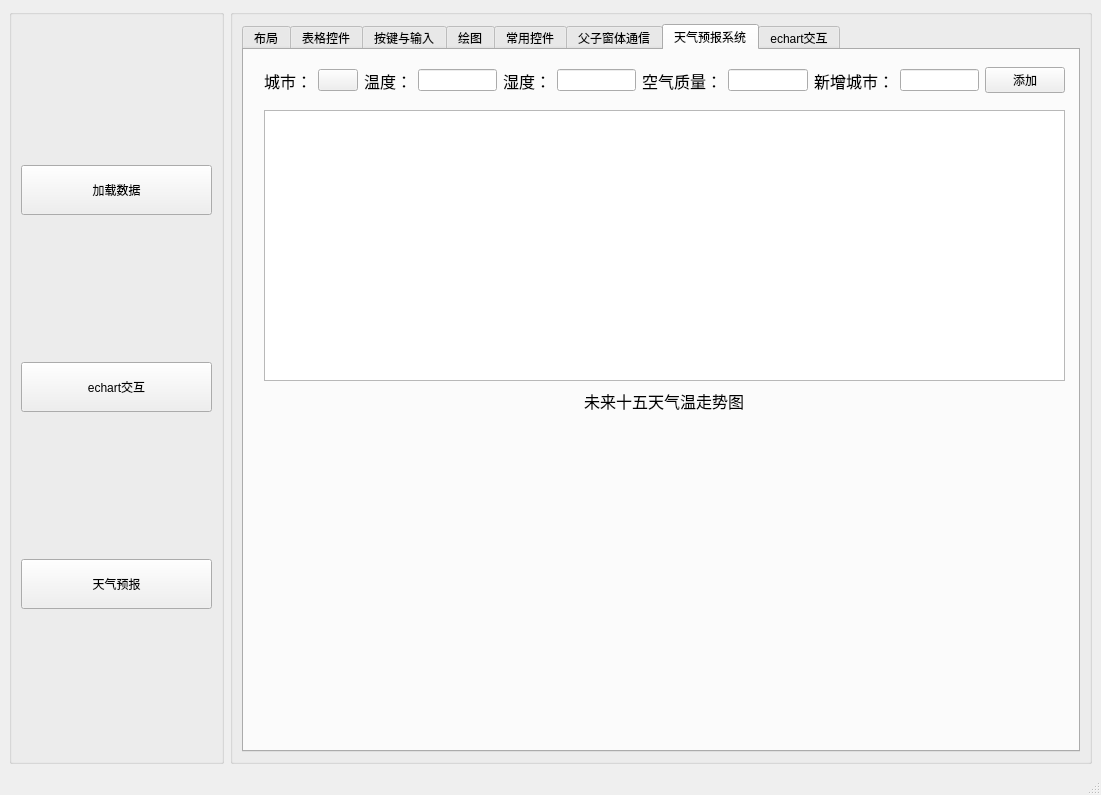
<?xml version="1.0" encoding="UTF-8"?>
<ui version="4.0">
 <class>MainWindow</class>
 <widget class="QMainWindow" name="MainWindow">
  <property name="geometry">
   <rect>
    <x>0</x>
    <y>0</y>
    <width>1101</width>
    <height>795</height>
   </rect>
  </property>
  <property name="windowTitle">
   <string>MainWindow</string>
  </property>
  <widget class="QWidget" name="centralwidget">
   <layout class="QHBoxLayout" name="horizontalLayout_5">
    <item>
     <widget class="QGroupBox" name="groupBox">
      <property name="sizePolicy">
       <sizepolicy hsizetype="Expanding" vsizetype="Preferred">
        <horstretch>1</horstretch>
        <verstretch>0</verstretch>
       </sizepolicy>
      </property>
      <property name="title">
       <string/>
      </property>
      <layout class="QVBoxLayout" name="verticalLayout_4">
       <item>
        <widget class="PushButton" name="PushButton_5">
         <property name="minimumSize">
          <size>
           <width>0</width>
           <height>50</height>
          </size>
         </property>
         <property name="text">
          <string>加载数据</string>
         </property>
        </widget>
       </item>
       <item>
        <widget class="PushButton" name="PushButton_16">
         <property name="minimumSize">
          <size>
           <width>0</width>
           <height>50</height>
          </size>
         </property>
         <property name="text">
          <string>echart交互</string>
         </property>
        </widget>
       </item>
       <item>
        <widget class="PushButton" name="PushButton_14">
         <property name="minimumSize">
          <size>
           <width>0</width>
           <height>50</height>
          </size>
         </property>
         <property name="text">
          <string>天气预报</string>
         </property>
        </widget>
       </item>
      </layout>
     </widget>
    </item>
    <item>
     <widget class="QGroupBox" name="groupBox_2">
      <property name="sizePolicy">
       <sizepolicy hsizetype="Expanding" vsizetype="Ignored">
        <horstretch>4</horstretch>
        <verstretch>0</verstretch>
       </sizepolicy>
      </property>
      <property name="title">
       <string/>
      </property>
      <layout class="QVBoxLayout" name="verticalLayout_6">
       <item>
        <widget class="QTabWidget" name="tabWidget">
         <property name="currentIndex">
          <number>6</number>
         </property>
         <widget class="QWidget" name="tab">
          <attribute name="title">
           <string>布局</string>
          </attribute>
          <widget class="QGroupBox" name="groupBox_3">
           <property name="geometry">
            <rect>
             <x>10</x>
             <y>20</y>
             <width>331</width>
             <height>261</height>
            </rect>
           </property>
           <property name="title">
            <string>GroupBox</string>
           </property>
           <widget class="QLabel" name="label_3">
            <property name="geometry">
             <rect>
              <x>100</x>
              <y>20</y>
              <width>221</width>
              <height>51</height>
             </rect>
            </property>
            <property name="font">
             <font>
              <pointsize>15</pointsize>
             </font>
            </property>
            <property name="text">
             <string>表单测试</string>
            </property>
           </widget>
           <widget class="QWidget" name="layoutWidget">
            <property name="geometry">
             <rect>
              <x>20</x>
              <y>90</y>
              <width>260</width>
              <height>125</height>
             </rect>
            </property>
            <layout class="QVBoxLayout" name="verticalLayout">
             <item>
              <layout class="QFormLayout" name="formLayout">
               <item row="0" column="0">
                <widget class="QLabel" name="label">
                 <property name="text">
                  <string>姓名：</string>
                 </property>
                </widget>
               </item>
               <item row="0" column="1">
                <widget class="ComboBox" name="ComboBox"/>
               </item>
               <item row="1" column="0">
                <widget class="QLabel" name="label_2">
                 <property name="text">
                  <string>学号：</string>
                 </property>
                </widget>
               </item>
               <item row="1" column="1">
                <widget class="LineEdit" name="LineEdit"/>
               </item>
              </layout>
             </item>
             <item>
              <layout class="QHBoxLayout" name="horizontalLayout_2" stretch="3,1,1,1,3">
               <item>
                <spacer name="horizontalSpacer_2">
                 <property name="orientation">
                  <enum>Qt::Horizontal</enum>
                 </property>
                 <property name="sizeHint" stdset="0">
                  <size>
                   <width>40</width>
                   <height>20</height>
                  </size>
                 </property>
                </spacer>
               </item>
               <item>
                <widget class="PushButton" name="PushButton">
                 <property name="sizePolicy">
                  <sizepolicy hsizetype="Expanding" vsizetype="Fixed">
                   <horstretch>3</horstretch>
                   <verstretch>0</verstretch>
                  </sizepolicy>
                 </property>
                 <property name="text">
                  <string>登陆</string>
                 </property>
                </widget>
               </item>
               <item>
                <spacer name="horizontalSpacer">
                 <property name="orientation">
                  <enum>Qt::Horizontal</enum>
                 </property>
                 <property name="sizeHint" stdset="0">
                  <size>
                   <width>40</width>
                   <height>20</height>
                  </size>
                 </property>
                </spacer>
               </item>
               <item>
                <widget class="PushButton" name="PushButton_2">
                 <property name="sizePolicy">
                  <sizepolicy hsizetype="Expanding" vsizetype="Fixed">
                   <horstretch>3</horstretch>
                   <verstretch>0</verstretch>
                  </sizepolicy>
                 </property>
                 <property name="text">
                  <string>注册</string>
                 </property>
                </widget>
               </item>
               <item>
                <spacer name="horizontalSpacer_3">
                 <property name="orientation">
                  <enum>Qt::Horizontal</enum>
                 </property>
                 <property name="sizeHint" stdset="0">
                  <size>
                   <width>40</width>
                   <height>20</height>
                  </size>
                 </property>
                </spacer>
               </item>
              </layout>
             </item>
            </layout>
           </widget>
          </widget>
          <widget class="LineEdit" name="LineEdit_2">
           <property name="geometry">
            <rect>
             <x>410</x>
             <y>150</y>
             <width>351</width>
             <height>55</height>
            </rect>
           </property>
           <property name="minimumSize">
            <size>
             <width>0</width>
             <height>55</height>
            </size>
           </property>
          </widget>
          <widget class="DisplayLabel" name="DisplayLabel">
           <property name="geometry">
            <rect>
             <x>40</x>
             <y>320</y>
             <width>771</width>
             <height>131</height>
            </rect>
           </property>
           <property name="font">
            <font>
             <pointsize>15</pointsize>
             <weight>75</weight>
             <bold>true</bold>
            </font>
           </property>
           <property name="text">
            <string>Display label</string>
           </property>
          </widget>
          <widget class="PushButton" name="PushButton_3">
           <property name="geometry">
            <rect>
             <x>530</x>
             <y>280</y>
             <width>102</width>
             <height>32</height>
            </rect>
           </property>
           <property name="text">
            <string>Push button</string>
           </property>
          </widget>
          <widget class="PushButton" name="PushButton_4">
           <property name="geometry">
            <rect>
             <x>330</x>
             <y>560</y>
             <width>102</width>
             <height>32</height>
            </rect>
           </property>
           <property name="text">
            <string>打开文件夹</string>
           </property>
          </widget>
         </widget>
         <widget class="QWidget" name="tab_2">
          <attribute name="title">
           <string>表格控件</string>
          </attribute>
          <widget class="TableWidget" name="TableWidget">
           <property name="geometry">
            <rect>
             <x>60</x>
             <y>60</y>
             <width>731</width>
             <height>291</height>
            </rect>
           </property>
           <property name="styleSheet">
            <string notr="true">QTableView {
	background-color: rgb(207, 207, 207);
    background: transparent;
    outline: none;
    border: none;
    /* font: 13px 'Segoe UI', 'Microsoft YaHei'; */
    selection-background-color: transparent;
    alternate-background-color: transparent;
}

QTableView::item {
    background: transparent;
    border: 0px;
    padding-left: 16px;
    padding-right: 16px;
    height: 35px;
}


QTableView::indicator {
    width: 18px;
    height: 18px;
    border-radius: 5px;
    border: 1px solid rgba(0, 0, 0, 0.48);
    background-color: rgba(0, 0, 0, 0.022);
}

QTableView::indicator:hover {
    border: 1px solid rgba(0, 0, 0, 0.56);
    background-color: rgba(0, 0, 0, 0.05);
}

QTableView::indicator:pressed {
    border: 1px solid rgba(0, 0, 0, 0.27);
    background-color: rgba(0, 0, 0, 0.12);
}

QTableView::indicator:checked,
QTableView::indicator:indeterminate {
    border: 1px solid #009faa;
    background-color: #009faa;
}

QTableView::indicator:checked {
    image: url(:/qfluentwidgets/images/check_box/Accept_white.svg);
}

QTableView::indicator:indeterminate {
    image: url(:/qfluentwidgets/images/check_box/PartialAccept_white.svg);
}

QTableView::indicator:checked:hover,
QTableView::indicator:indeterminate:hover {
    border: 1px solid #00a7b3;
    background-color: #00a7b3;
}

QTableView::indicator:checked:pressed,
QTableView::indicator:indeterminate:pressed {
    border: 1px solid #3eabb3;
    background-color: #3eabb3;
}

QTableView::indicator:disabled {
    border: 1px solid rgba(0, 0, 0, 0.27);
    background-color: transparent;
}

QTableView::indicator:checked:disabled,
QTableView::indicator:indeterminate:disabled {
    border: 1px solid rgb(199, 199, 199);
    background-color: rgb(199, 199, 199);
}


QHeaderView {
    background-color: transparent;
}

QHeaderView::section {
    background-color: transparent;
    color: black;
    padding-left: 5px;
    padding-right: 5px;
    border: 1px solid rgba(0, 0, 0, 19);
    font: 13px 'Segoe UI', 'Microsoft YaHei', 'PingFang SC';
}

QHeaderView::section:horizontal {
    border-bottom: 1px solid rgba(0, 0, 0, 7);
    border-left: none;
    height: 40px;
}

QHeaderView::section:horizontal:last {
    border-right: none;
}

QHeaderView::section:vertical {
    border-top: none;
}

QHeaderView::section:checked {
    background-color: transparent;
}

QHeaderView::down-arrow {
    subcontrol-origin: padding;
    subcontrol-position: center right;
    margin-right: 6px;
    image: url(:/qfluentwidgets/images/table_view/Down_black.svg);
}

QHeaderView::up-arrow {
    subcontrol-origin: padding;
    subcontrol-position: center right;
    margin-right: 6px;
    image: url(:/qfluentwidgets/images/table_view/Up_black.svg);
}
QTableCornerButton::section {
    background-color: transparent;
    border: 1px solid rgba(0, 0, 0, 19);
}

QTableCornerButton::section:pressed {
    background-color: rgba(0, 0, 0, 12);
}</string>
           </property>
          </widget>
          <widget class="QWidget" name="layoutWidget">
           <property name="geometry">
            <rect>
             <x>20</x>
             <y>460</y>
             <width>791</width>
             <height>141</height>
            </rect>
           </property>
           <layout class="QGridLayout" name="gridLayout_2">
            <item row="1" column="3">
             <widget class="LineEdit" name="LineEdit_6">
              <property name="minimumSize">
               <size>
                <width>0</width>
                <height>50</height>
               </size>
              </property>
             </widget>
            </item>
            <item row="3" column="2">
             <widget class="PushButton" name="PushButton_41">
              <property name="text">
               <string>保存数据</string>
              </property>
             </widget>
            </item>
            <item row="0" column="1">
             <widget class="QLabel" name="label_28">
              <property name="text">
               <string>学号</string>
              </property>
              <property name="alignment">
               <set>Qt::AlignCenter</set>
              </property>
             </widget>
            </item>
            <item row="0" column="3">
             <widget class="QLabel" name="label_45">
              <property name="text">
               <string>性别</string>
              </property>
              <property name="alignment">
               <set>Qt::AlignCenter</set>
              </property>
             </widget>
            </item>
            <item row="3" column="3">
             <widget class="PushButton" name="PushButton_6">
              <property name="text">
               <string>获取当前选中行</string>
              </property>
             </widget>
            </item>
            <item row="3" column="0">
             <widget class="PushButton" name="PushButton_26">
              <property name="text">
               <string>增加行</string>
              </property>
             </widget>
            </item>
            <item row="1" column="1">
             <widget class="LineEdit" name="LineEdit_4">
              <property name="minimumSize">
               <size>
                <width>0</width>
                <height>50</height>
               </size>
              </property>
             </widget>
            </item>
            <item row="1" column="0">
             <widget class="LineEdit" name="LineEdit_3">
              <property name="minimumSize">
               <size>
                <width>0</width>
                <height>50</height>
               </size>
              </property>
             </widget>
            </item>
            <item row="3" column="1">
             <widget class="PushButton" name="PushButton_40">
              <property name="text">
               <string>删除行</string>
              </property>
             </widget>
            </item>
            <item row="0" column="0">
             <widget class="QLabel" name="label_27">
              <property name="text">
               <string>姓名</string>
              </property>
              <property name="alignment">
               <set>Qt::AlignCenter</set>
              </property>
             </widget>
            </item>
            <item row="1" column="2">
             <widget class="LineEdit" name="LineEdit_5">
              <property name="minimumSize">
               <size>
                <width>0</width>
                <height>50</height>
               </size>
              </property>
             </widget>
            </item>
            <item row="0" column="2">
             <widget class="QLabel" name="label_44">
              <property name="text">
               <string>分数</string>
              </property>
              <property name="alignment">
               <set>Qt::AlignCenter</set>
              </property>
             </widget>
            </item>
            <item row="2" column="0">
             <spacer name="verticalSpacer">
              <property name="orientation">
               <enum>Qt::Vertical</enum>
              </property>
              <property name="sizeHint" stdset="0">
               <size>
                <width>20</width>
                <height>40</height>
               </size>
              </property>
             </spacer>
            </item>
            <item row="2" column="1">
             <spacer name="verticalSpacer_2">
              <property name="orientation">
               <enum>Qt::Vertical</enum>
              </property>
              <property name="sizeHint" stdset="0">
               <size>
                <width>20</width>
                <height>40</height>
               </size>
              </property>
             </spacer>
            </item>
            <item row="2" column="2">
             <spacer name="verticalSpacer_3">
              <property name="orientation">
               <enum>Qt::Vertical</enum>
              </property>
              <property name="sizeHint" stdset="0">
               <size>
                <width>20</width>
                <height>40</height>
               </size>
              </property>
             </spacer>
            </item>
            <item row="2" column="3">
             <spacer name="verticalSpacer_4">
              <property name="orientation">
               <enum>Qt::Vertical</enum>
              </property>
              <property name="sizeHint" stdset="0">
               <size>
                <width>20</width>
                <height>40</height>
               </size>
              </property>
             </spacer>
            </item>
           </layout>
          </widget>
         </widget>
         <widget class="QWidget" name="tab_3">
          <attribute name="title">
           <string>按键与输入</string>
          </attribute>
          <widget class="QWidget" name="formLayoutWidget">
           <property name="geometry">
            <rect>
             <x>70</x>
             <y>50</y>
             <width>531</width>
             <height>171</height>
            </rect>
           </property>
           <layout class="QFormLayout" name="formLayout_2">
            <item row="0" column="0">
             <widget class="QLabel" name="label_4">
              <property name="text">
               <string>Normal</string>
              </property>
             </widget>
            </item>
            <item row="1" column="0">
             <widget class="QLabel" name="label_5">
              <property name="text">
               <string>NoEcho:</string>
              </property>
             </widget>
            </item>
            <item row="2" column="0">
             <widget class="QLabel" name="label_6">
              <property name="text">
               <string>Password</string>
              </property>
             </widget>
            </item>
            <item row="3" column="0">
             <widget class="QLabel" name="label_7">
              <property name="text">
               <string>PasswordEchoOnEdit</string>
              </property>
             </widget>
            </item>
            <item row="0" column="1">
             <widget class="LineEdit" name="LineEdit_7"/>
            </item>
            <item row="1" column="1">
             <widget class="LineEdit" name="LineEdit_8">
              <property name="echoMode">
               <enum>QLineEdit::NoEcho</enum>
              </property>
             </widget>
            </item>
            <item row="2" column="1">
             <widget class="LineEdit" name="LineEdit_9">
              <property name="echoMode">
               <enum>QLineEdit::Password</enum>
              </property>
             </widget>
            </item>
            <item row="3" column="1">
             <widget class="LineEdit" name="LineEdit_10">
              <property name="echoMode">
               <enum>QLineEdit::PasswordEchoOnEdit</enum>
              </property>
             </widget>
            </item>
           </layout>
          </widget>
          <widget class="QWidget" name="formLayoutWidget_2">
           <property name="geometry">
            <rect>
             <x>640</x>
             <y>50</y>
             <width>201</width>
             <height>171</height>
            </rect>
           </property>
           <layout class="QFormLayout" name="formLayout_3">
            <item row="0" column="0">
             <widget class="QLabel" name="label_8">
              <property name="text">
               <string>整数：</string>
              </property>
             </widget>
            </item>
            <item row="1" column="0">
             <widget class="QLabel" name="label_9">
              <property name="text">
               <string>浮点数：</string>
              </property>
             </widget>
            </item>
            <item row="2" column="0">
             <widget class="QLabel" name="label_10">
              <property name="text">
               <string>正则：</string>
              </property>
             </widget>
            </item>
            <item row="0" column="1">
             <widget class="LineEdit" name="LineEdit_11"/>
            </item>
            <item row="1" column="1">
             <widget class="LineEdit" name="LineEdit_12"/>
            </item>
            <item row="2" column="1">
             <widget class="LineEdit" name="LineEdit_13"/>
            </item>
           </layout>
          </widget>
          <widget class="PushButton" name="PushButton_7">
           <property name="geometry">
            <rect>
             <x>90</x>
             <y>260</y>
             <width>191</width>
             <height>71</height>
            </rect>
           </property>
           <property name="text">
            <string>测试按钮</string>
           </property>
          </widget>
          <widget class="PushButton" name="PushButton_8">
           <property name="geometry">
            <rect>
             <x>390</x>
             <y>300</y>
             <width>102</width>
             <height>32</height>
            </rect>
           </property>
           <property name="text">
            <string>关闭</string>
           </property>
          </widget>
          <widget class="PushButton" name="PushButton_9">
           <property name="geometry">
            <rect>
             <x>390</x>
             <y>260</y>
             <width>102</width>
             <height>32</height>
            </rect>
           </property>
           <property name="text">
            <string>启动</string>
           </property>
          </widget>
          <widget class="QGroupBox" name="groupBox_4">
           <property name="geometry">
            <rect>
             <x>60</x>
             <y>390</y>
             <width>421</width>
             <height>141</height>
            </rect>
           </property>
           <property name="title">
            <string>GroupBox</string>
           </property>
           <widget class="QWidget" name="layoutWidget">
            <property name="geometry">
             <rect>
              <x>40</x>
              <y>30</y>
              <width>355</width>
              <height>26</height>
             </rect>
            </property>
            <layout class="QHBoxLayout" name="horizontalLayout_3">
             <item>
              <widget class="RadioButton" name="RadioButton">
               <property name="text">
                <string>白展堂</string>
               </property>
              </widget>
             </item>
             <item>
              <widget class="RadioButton" name="RadioButton_2">
               <property name="text">
                <string>祝无双</string>
               </property>
              </widget>
             </item>
             <item>
              <widget class="RadioButton" name="RadioButton_3">
               <property name="text">
                <string>佟湘玉</string>
               </property>
              </widget>
             </item>
            </layout>
           </widget>
           <widget class="DisplayLabel" name="DisplayLabel_2">
            <property name="geometry">
             <rect>
              <x>40</x>
              <y>70</y>
              <width>341</width>
              <height>51</height>
             </rect>
            </property>
            <property name="font">
             <font>
              <pointsize>15</pointsize>
              <weight>75</weight>
              <bold>true</bold>
             </font>
            </property>
            <property name="text">
             <string>Display label</string>
            </property>
           </widget>
          </widget>
          <widget class="RadioButton" name="RadioButton_4">
           <property name="geometry">
            <rect>
             <x>560</x>
             <y>430</y>
             <width>113</width>
             <height>24</height>
            </rect>
           </property>
           <property name="text">
            <string>Radio button</string>
           </property>
          </widget>
         </widget>
         <widget class="QWidget" name="tab_4">
          <attribute name="title">
           <string>绘图</string>
          </attribute>
          <widget class="QWidget" name="verticalLayoutWidget">
           <property name="geometry">
            <rect>
             <x>60</x>
             <y>70</y>
             <width>701</width>
             <height>231</height>
            </rect>
           </property>
           <layout class="QVBoxLayout" name="verticalLayout_2"/>
          </widget>
          <widget class="PushButton" name="PushButton_10">
           <property name="geometry">
            <rect>
             <x>350</x>
             <y>330</y>
             <width>102</width>
             <height>32</height>
            </rect>
           </property>
           <property name="text">
            <string>绘图</string>
           </property>
          </widget>
         </widget>
         <widget class="QWidget" name="tab_5">
          <attribute name="title">
           <string>常用控件</string>
          </attribute>
          <widget class="ToggleButton" name="ToggleButton">
           <property name="geometry">
            <rect>
             <x>60</x>
             <y>90</y>
             <width>112</width>
             <height>32</height>
            </rect>
           </property>
           <property name="text">
            <string>Toggle button</string>
           </property>
          </widget>
          <widget class="SwitchButton" name="SwitchButton">
           <property name="geometry">
            <rect>
             <x>60</x>
             <y>180</y>
             <width>91</width>
             <height>37</height>
            </rect>
           </property>
          </widget>
          <widget class="Slider" name="Slider">
           <property name="geometry">
            <rect>
             <x>490</x>
             <y>120</y>
             <width>311</width>
             <height>271</height>
            </rect>
           </property>
          </widget>
          <widget class="TransparentDropDownPushButton" name="TransparentDropDownPushButton">
           <property name="geometry">
            <rect>
             <x>50</x>
             <y>280</y>
             <width>266</width>
             <height>30</height>
            </rect>
           </property>
           <property name="text">
            <string>Transparent drop down push button</string>
           </property>
          </widget>
          <widget class="TransparentTogglePushButton" name="TransparentTogglePushButton">
           <property name="geometry">
            <rect>
             <x>130</x>
             <y>400</y>
             <width>219</width>
             <height>30</height>
            </rect>
           </property>
           <property name="text">
            <string>Transparent toggle push button</string>
           </property>
          </widget>
          <widget class="DropDownToolButton" name="DropDownToolButton">
           <property name="geometry">
            <rect>
             <x>530</x>
             <y>440</y>
             <width>60</width>
             <height>32</height>
            </rect>
           </property>
          </widget>
          <widget class="TransparentDropDownPushButton" name="TransparentDropDownPushButton_2">
           <property name="geometry">
            <rect>
             <x>160</x>
             <y>480</y>
             <width>266</width>
             <height>30</height>
            </rect>
           </property>
           <property name="text">
            <string>Transparent drop down push button</string>
           </property>
          </widget>
          <widget class="CheckBox" name="CheckBox">
           <property name="geometry">
            <rect>
             <x>320</x>
             <y>180</y>
             <width>92</width>
             <height>22</height>
            </rect>
           </property>
           <property name="text">
            <string>Check box</string>
           </property>
          </widget>
          <widget class="EditableComboBox" name="EditableComboBox">
           <property name="geometry">
            <rect>
             <x>110</x>
             <y>550</y>
             <width>157</width>
             <height>33</height>
            </rect>
           </property>
          </widget>
          <widget class="PushButton" name="PushButton_11">
           <property name="geometry">
            <rect>
             <x>340</x>
             <y>80</y>
             <width>241</width>
             <height>51</height>
            </rect>
           </property>
           <property name="text">
            <string>向对话窗口发送信号</string>
           </property>
          </widget>
         </widget>
         <widget class="QWidget" name="tab_6">
          <attribute name="title">
           <string>父子窗体通信</string>
          </attribute>
          <widget class="LineEdit" name="LineEdit_17">
           <property name="geometry">
            <rect>
             <x>240</x>
             <y>260</y>
             <width>111</width>
             <height>33</height>
            </rect>
           </property>
          </widget>
          <widget class="PushButton" name="PushButton_13">
           <property name="geometry">
            <rect>
             <x>480</x>
             <y>250</y>
             <width>141</width>
             <height>41</height>
            </rect>
           </property>
           <property name="text">
            <string>计算平均成绩</string>
           </property>
          </widget>
          <widget class="Slider" name="Slider_2">
           <property name="geometry">
            <rect>
             <x>90</x>
             <y>460</y>
             <width>351</width>
             <height>71</height>
            </rect>
           </property>
           <property name="sliderPosition">
            <number>0</number>
           </property>
           <property name="orientation">
            <enum>Qt::Horizontal</enum>
           </property>
          </widget>
          <widget class="Slider" name="Slider_3">
           <property name="geometry">
            <rect>
             <x>510</x>
             <y>460</y>
             <width>200</width>
             <height>84</height>
            </rect>
           </property>
          </widget>
          <widget class="LineEdit" name="LineEdit_18">
           <property name="geometry">
            <rect>
             <x>240</x>
             <y>570</y>
             <width>111</width>
             <height>33</height>
            </rect>
           </property>
          </widget>
          <widget class="QWidget" name="layoutWidget">
           <property name="geometry">
            <rect>
             <x>30</x>
             <y>100</y>
             <width>791</width>
             <height>71</height>
            </rect>
           </property>
           <layout class="QHBoxLayout" name="horizontalLayout_4">
            <item>
             <widget class="QLabel" name="label_11">
              <property name="text">
               <string>语文：</string>
              </property>
             </widget>
            </item>
            <item>
             <widget class="LineEdit" name="LineEdit_14"/>
            </item>
            <item>
             <widget class="QLabel" name="label_13">
              <property name="text">
               <string>数学：</string>
              </property>
             </widget>
            </item>
            <item>
             <widget class="LineEdit" name="LineEdit_16"/>
            </item>
            <item>
             <widget class="QLabel" name="label_12">
              <property name="text">
               <string>英语：</string>
              </property>
             </widget>
            </item>
            <item>
             <widget class="LineEdit" name="LineEdit_15"/>
            </item>
            <item>
             <widget class="PushButton" name="PushButton_12">
              <property name="text">
               <string>提交</string>
              </property>
             </widget>
            </item>
           </layout>
          </widget>
         </widget>
         <widget class="QWidget" name="tab_7">
          <attribute name="title">
           <string>天气预报系统</string>
          </attribute>
          <widget class="QWidget" name="verticalLayoutWidget_2">
           <property name="geometry">
            <rect>
             <x>20</x>
             <y>380</y>
             <width>801</width>
             <height>291</height>
            </rect>
           </property>
           <layout class="QVBoxLayout" name="verticalLayout_3"/>
          </widget>
          <widget class="QLabel" name="label_19">
           <property name="geometry">
            <rect>
             <x>340</x>
             <y>330</y>
             <width>231</width>
             <height>41</height>
            </rect>
           </property>
           <property name="font">
            <font>
             <pointsize>12</pointsize>
            </font>
           </property>
           <property name="text">
            <string>未来十五天气温走势图</string>
           </property>
          </widget>
          <widget class="QWidget" name="layoutWidget">
           <property name="geometry">
            <rect>
             <x>20</x>
             <y>10</y>
             <width>801</width>
             <height>41</height>
            </rect>
           </property>
           <layout class="QHBoxLayout" name="horizontalLayout">
            <item>
             <widget class="QLabel" name="label_14">
              <property name="font">
               <font>
                <pointsize>12</pointsize>
               </font>
              </property>
              <property name="text">
               <string>城市：</string>
              </property>
             </widget>
            </item>
            <item>
             <widget class="ComboBox" name="ComboBox_2"/>
            </item>
            <item>
             <widget class="QLabel" name="label_15">
              <property name="font">
               <font>
                <pointsize>12</pointsize>
               </font>
              </property>
              <property name="text">
               <string>温度：</string>
              </property>
             </widget>
            </item>
            <item>
             <widget class="LineEdit" name="LineEdit_19">
              <property name="layoutDirection">
               <enum>Qt::RightToLeft</enum>
              </property>
              <property name="alignment">
               <set>Qt::AlignCenter</set>
              </property>
             </widget>
            </item>
            <item>
             <widget class="QLabel" name="label_16">
              <property name="font">
               <font>
                <pointsize>12</pointsize>
               </font>
              </property>
              <property name="text">
               <string>湿度：</string>
              </property>
             </widget>
            </item>
            <item>
             <widget class="LineEdit" name="LineEdit_20">
              <property name="alignment">
               <set>Qt::AlignCenter</set>
              </property>
             </widget>
            </item>
            <item>
             <widget class="QLabel" name="label_17">
              <property name="font">
               <font>
                <pointsize>12</pointsize>
               </font>
              </property>
              <property name="text">
               <string>空气质量：</string>
              </property>
             </widget>
            </item>
            <item>
             <widget class="LineEdit" name="LineEdit_21">
              <property name="alignment">
               <set>Qt::AlignCenter</set>
              </property>
             </widget>
            </item>
            <item>
             <widget class="QLabel" name="label_18">
              <property name="font">
               <font>
                <pointsize>12</pointsize>
               </font>
              </property>
              <property name="text">
               <string>新增城市：</string>
              </property>
             </widget>
            </item>
            <item>
             <widget class="LineEdit" name="LineEdit_22">
              <property name="alignment">
               <set>Qt::AlignCenter</set>
              </property>
             </widget>
            </item>
            <item>
             <widget class="PushButton" name="PushButton_15">
              <property name="text">
               <string>添加</string>
              </property>
             </widget>
            </item>
           </layout>
          </widget>
          <widget class="QWidget" name="verticalLayoutWidget_3">
           <property name="geometry">
            <rect>
             <x>20</x>
             <y>60</y>
             <width>801</width>
             <height>271</height>
            </rect>
           </property>
           <layout class="QVBoxLayout" name="verticalLayout_5">
            <item>
             <widget class="TableWidget" name="TableWidget_weather"/>
            </item>
           </layout>
          </widget>
         </widget>
         <widget class="QWidget" name="tab_8">
          <attribute name="title">
           <string>echart交互</string>
          </attribute>
          <widget class="QWidget" name="verticalLayoutWidget_7">
           <property name="geometry">
            <rect>
             <x>20</x>
             <y>30</y>
             <width>801</width>
             <height>421</height>
            </rect>
           </property>
           <layout class="QVBoxLayout" name="verticalLayout_11"/>
          </widget>
          <widget class="PushButton" name="PushButton_32">
           <property name="geometry">
            <rect>
             <x>380</x>
             <y>460</y>
             <width>102</width>
             <height>32</height>
            </rect>
           </property>
           <property name="text">
            <string>绘图</string>
           </property>
          </widget>
         </widget>
        </widget>
       </item>
      </layout>
     </widget>
    </item>
   </layout>
  </widget>
  <widget class="QMenuBar" name="menubar">
   <property name="geometry">
    <rect>
     <x>0</x>
     <y>0</y>
     <width>1101</width>
     <height>26</height>
    </rect>
   </property>
  </widget>
  <widget class="QStatusBar" name="statusbar"/>
 </widget>
 <customwidgets>
  <customwidget>
   <class>CheckBox</class>
   <extends>QCheckBox</extends>
   <header>qfluentwidgets</header>
  </customwidget>
  <customwidget>
   <class>ComboBox</class>
   <extends>QPushButton</extends>
   <header>qfluentwidgets</header>
  </customwidget>
  <customwidget>
   <class>EditableComboBox</class>
   <extends>LineEdit</extends>
   <header>qfluentwidgets</header>
  </customwidget>
  <customwidget>
   <class>PushButton</class>
   <extends>QPushButton</extends>
   <header>qfluentwidgets</header>
  </customwidget>
  <customwidget>
   <class>DropDownPushButton</class>
   <extends>PushButton</extends>
   <header>qfluentwidgets</header>
  </customwidget>
  <customwidget>
   <class>ToolButton</class>
   <extends>QToolButton</extends>
   <header>qfluentwidgets</header>
  </customwidget>
  <customwidget>
   <class>DropDownToolButton</class>
   <extends>ToolButton</extends>
   <header>qfluentwidgets</header>
  </customwidget>
  <customwidget>
   <class>SwitchButton</class>
   <extends>QWidget</extends>
   <header>qfluentwidgets</header>
  </customwidget>
  <customwidget>
   <class>RadioButton</class>
   <extends>QRadioButton</extends>
   <header>qfluentwidgets</header>
  </customwidget>
  <customwidget>
   <class>ToggleButton</class>
   <extends>PushButton</extends>
   <header>qfluentwidgets</header>
  </customwidget>
  <customwidget>
   <class>TransparentTogglePushButton</class>
   <extends>ToggleButton</extends>
   <header>qfluentwidgets</header>
  </customwidget>
  <customwidget>
   <class>TransparentDropDownPushButton</class>
   <extends>DropDownPushButton</extends>
   <header>qfluentwidgets</header>
  </customwidget>
  <customwidget>
   <class>Slider</class>
   <extends>QSlider</extends>
   <header>qfluentwidgets</header>
  </customwidget>
  <customwidget>
   <class>DisplayLabel</class>
   <extends>QLabel</extends>
   <header>qfluentwidgets</header>
  </customwidget>
  <customwidget>
   <class>LineEdit</class>
   <extends>QLineEdit</extends>
   <header>qfluentwidgets</header>
  </customwidget>
  <customwidget>
   <class>TableWidget</class>
   <extends>QTableWidget</extends>
   <header>qfluentwidgets</header>
  </customwidget>
 </customwidgets>
 <resources/>
 <connections/>
</ui>
